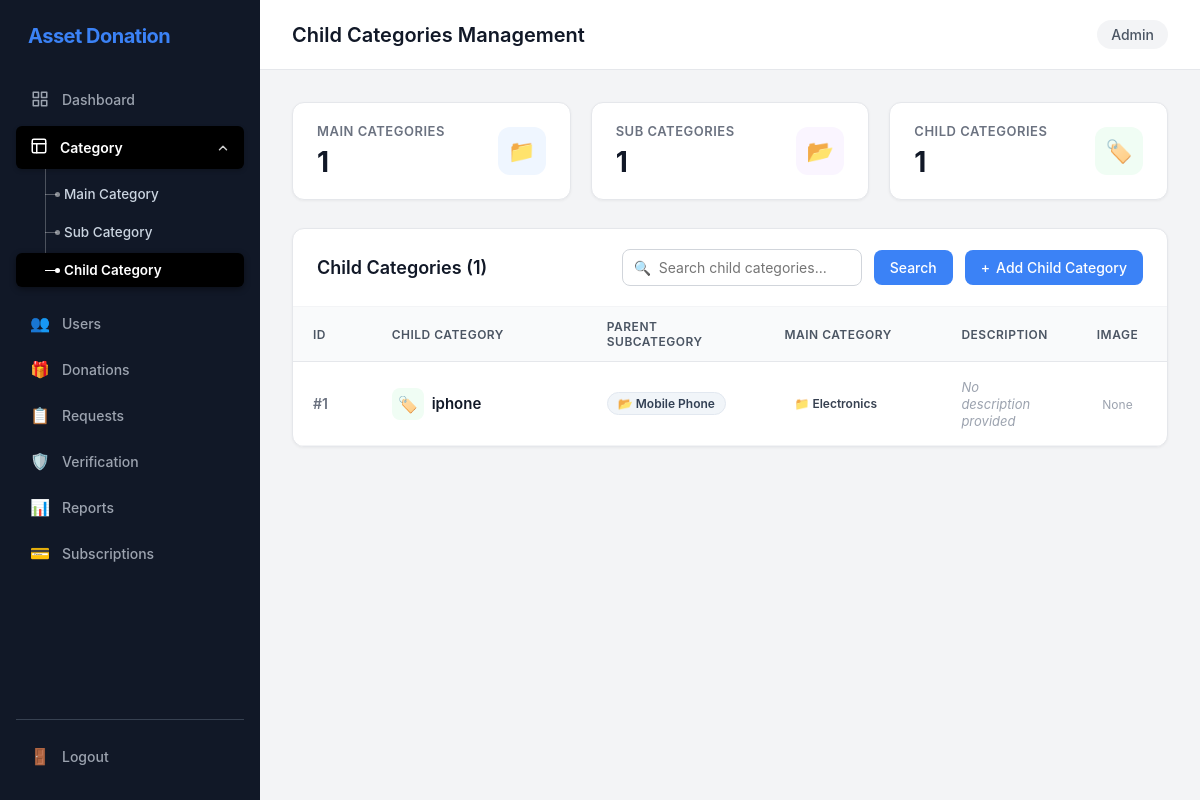
The app's page /admin-panel/categories/?type=child, older data.
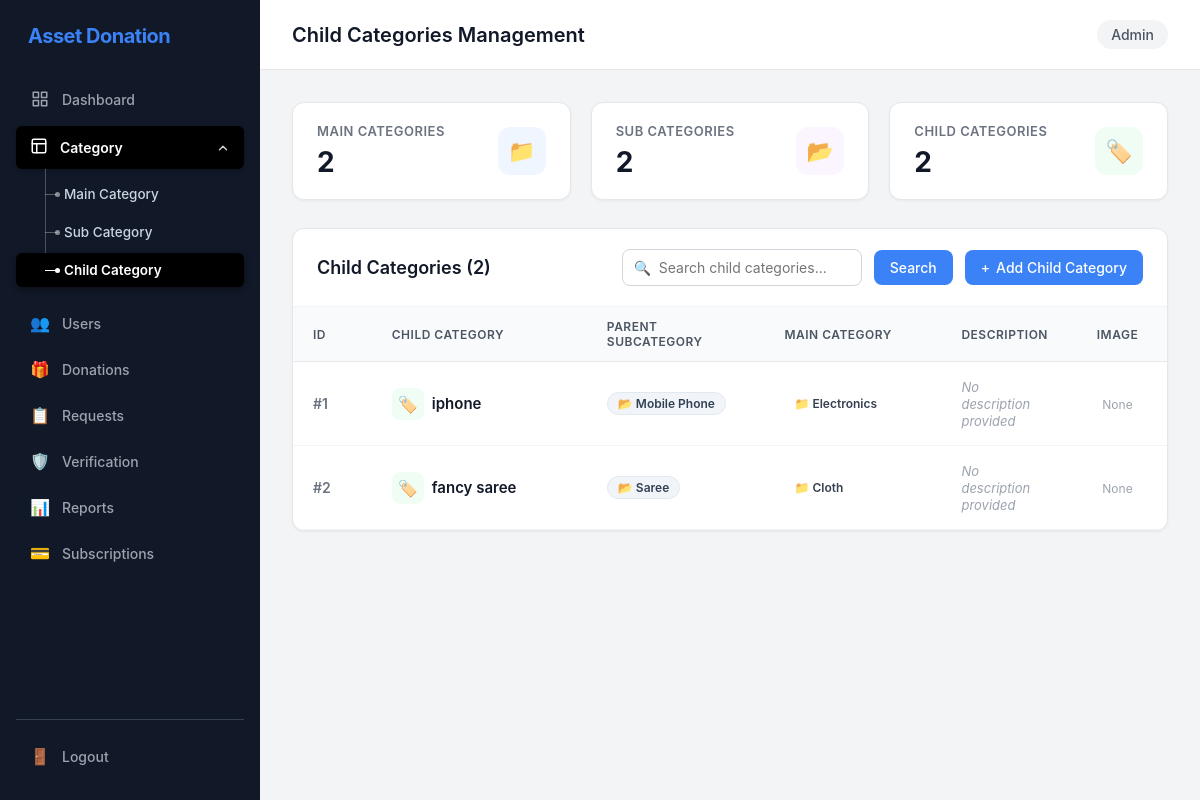
The same page, newer data.
### myapp/models.py (models this page shows, shortened)
class ChildCategory(models.Model):
    subcategory = models.ForeignKey(
        SubCategory,
        on_delete=models.CASCADE,
        related_name="childcategories"
    )
    name = models.CharField(max_length=100)
    description = models.TextField(blank=True)
    image = models.ImageField(
        upload_to="childcategories/",
        blank=True,
        null=True
    )

class SubCategory(models.Model):
    category = models.ForeignKey(
        Category,
        on_delete=models.CASCADE,
        related_name="subcategories"
    )
    name = models.CharField(max_length=100)
    description = models.TextField(blank=True)

class Category(models.Model):
    name = models.CharField(max_length=100, unique=True)
    description = models.TextField(blank=True)

### myapp/admin_panel_views.py (the view, shortened to what this page needs)
# urls.py: path('categories/', views.categories_view, name='admin_categories'),
def categories_view(request):
    category_type = request.GET.get('type', 'main').lower()
    search_query = request.GET.get('q', '').strip()
    total_categories_count = Category.objects.count()
    total_subcategories_count = SubCategory.objects.count()
    total_childcategories_count = ChildCategory.objects.count()
    total_donations_count = Donation.objects.count()
    items = []
    if category_type == 'sub':
        page_title = 'Sub Categories Management'
        sub_qs = SubCategory.objects.select_related('category').annotate(
            child_count=Count('childcategories', distinct=True),
            donations_count=Count('donations', distinct=True)
        )
        if search_query:
            sub_qs = sub_qs.filter(
                Q(name__icontains=search_query) |
                Q(description__icontains=search_query) |
                Q(category__name__icontains=search_query)
            )
        items = sub_qs.order_by('category__name', 'name')
    elif category_type == 'child':
        page_title = 'Child Categories Management'
        child_qs = ChildCategory.objects.select_related('subcategory', 'subcategory__category')
        items = child_qs.order_by('subcategory__name', 'name')
    context = {
        'items': items,
        'category_type': category_type,
        'total_categories_count': total_categories_count,
        'total_subcategories_count': total_subcategories_count,
        'total_childcategories_count': total_childcategories_count,
        'total_donations_count': total_donations_count,
        'search_query': search_query,
        'page_title': page_title,
    }
    return render(request, 'admin_panel/categories.html', context)

### templates/admin_panel/categories.html (shortened to what this page needs)
{% extends 'admin_panel/base.html' %}
{% block page_title %}{{ page_title }}{% endblock %}
{% block content %}
<div class="stats-grid">
    <a href="{% url 'admin_categories' %}?type=main" style="text-decoration: none; color: inherit;">
        <div class="stat-card {% if category_type == 'main' %}highlight-card{% endif %}">
            <div class="info">
                <h4>Main Categories</h4>
                <div class="number">{{ total_categories_count }}</div>
            </div>
            <div class="icon-badge blue">
                📁
            </div>
        </div>
    </a>
    <a href="{% url 'admin_categories' %}?type=sub" style="text-decoration: none; color: inherit;">
        <div class="stat-card {% if category_type == 'sub' %}highlight-card{% endif %}">
            <div class="info">
                <h4>Sub Categories</h4>
                <div class="number">{{ total_subcategories_count }}</div>
            </div>
            <div class="icon-badge purple">
                📂
            </div>
        </div>
    </a>
    <a href="{% url 'admin_categories' %}?type=child" style="text-decoration: none; color: inherit;">
        <div class="stat-card {% if category_type == 'child' %}highlight-card{% endif %}">
            <div class="info">
                <h4>Child Categories</h4>
                <div class="number">{{ total_childcategories_count }}</div>
            </div>
            <div class="icon-badge green">
                🏷️
            </div>
        </div>
    </a>
</div>
<div class="panel-card">
    <div class="panel-header">
        <div style="display: flex; align-items: center; gap: 12px;">
            <h3>
                {% if category_type == 'sub' %}
                    Sub Categories
                {% elif category_type == 'child' %}
                    Child Categories
                {% else %}
                    Main Categories
                {% endif %}
                ({{ items|length }})
            </h3>
        </div>
        <div style="display: flex; align-items: center; gap: 12px; flex-wrap: wrap;">
            <form method="GET" action="{% url 'admin_categories' %}" class="toolbar-form" style="margin: 0;">
                <div class="search-input-group">
                    <span class="search-icon">🔍</span>
                    <input
                        type="text"
                        name="q"
                        class="search-input"
                        placeholder="Search {{ category_type }} categories..."
                        value="{{ search_query|default:'' }}"
                    >
                </div>
                <button type="submit" class="btn btn-primary">Search</button>
            </form>
            <a href="{% url 'category_add' %}?type={{ category_type }}" class="btn btn-primary" style="white-space: nowrap; display: inline-flex; align-items: center; gap: 6px;">
                <span>+</span> Add {% if category_type == 'sub' %}Sub Category{% elif category_type == 'child' %}Child Category{% else %}Main Category{% endif %}
            </a>
        </div>
    </div>
    <div class="table-responsive">
        <table class="data-table">
            <thead>
                <tr>
                    <th style="width: 80px;">ID</th>
                    {% if category_type == 'main' %}
                        <th style="width: 240px;">Main Category</th>
                        <th>Description</th>
                        <th>Subcategories</th>
                        <th style="text-align: center; width: 120px;">Total Items</th>
                    {% elif category_type == 'sub' %}
                        <th style="width: 220px;">Sub Category</th>
                        <th style="width: 180px;">Parent Category</th>
                        <th>Description</th>
                        <th style="text-align: center; width: 130px;">Child Count</th>
                    {% elif category_type == 'child' %}
                        <th style="width: 220px;">Child Category</th>
                        <th style="width: 180px;">Parent Subcategory</th>
                        <th style="width: 180px;">Main Category</th>
                        <th>Description</th>
                        <th style="text-align: center; width: 100px;">Image</th>
                    {% endif %}
                </tr>
            </thead>
            <tbody>
                {% for item in items %}
                <tr>
                    <td>
                        <span style="font-weight: 600; color: #6b7280;">#{{ item.id }}</span>
                    </td>
                    {% if category_type == 'main' %}
                        <td>
                            <div style="font-weight: 600; color: #111827; font-size: 15px; display: flex; align-items: center; gap: 8px;">
                                <span style="display: inline-flex; align-items: center; justify-content: center; width: 32px; height: 32px; border-radius: 8px; background: #eff6ff; color: #2563eb; font-size: 16px;">📁</span>
                                {{ item.name }}
                            </div>
                        </td>
                        <td>
                            <span style="color: #4b5563; font-size: 13px;">
                                {% if item.description %}
                                    {{ item.description }}
                                {% else %}
                                    <span style="color: #9ca3af; font-style: italic;">No description provided</span>
                                {% endif %}
                            </span>
                        </td>
                        <td>
                            <div style="display: flex; flex-wrap: wrap; gap: 6px; align-items: center;">
                                {% for sub in item.subcategories.all %}
                                    <span class="badge badge-condition" style="font-size: 12px; font-weight: 500;">
                                        {{ sub.name }}
                                    </span>
                                {% empty %}
                                    <span style="color: #9ca3af; font-size: 13px;">No subcategories</span>
                                {% endfor %}
                            </div>
                        </td>
                        <td style="text-align: center;">
                            <span class="count-pill">{{ item.donations_count|default:0 }}</span>
                        </td>
                    {% elif category_type == 'child' %}
                        <td>
                            <div style="font-weight: 600; color: #111827; font-size: 15px; display: flex; align-items: center; gap: 8px;">
                                <span style="display: inline-flex; align-items: center; justify-content: center; width: 32px; height: 32px; border-radius: 8px; background: #f0fdf4; color: #16a34a; font-size: 16px;">🏷️</span>
                                {{ item.name }}
                            </div>
                        </td>
                        <td>
                            <span class="badge badge-condition" style="font-size: 12px; font-weight: 600;">
                                📂 {{ item.subcategory.name }}
                            </span>
                        </td>
                        <td>
                            <span class="badge badge-category" style="font-size: 12px; font-weight: 600;">
                                📁 {{ item.subcategory.category.name }}
                            </span>
                        </td>
                        <td>
                            <span style="color: #4b5563; font-size: 13px;">
                                {% if item.description %}
                                    {{ item.description }}
                                {% else %}
                                    <span style="color: #9ca3af; font-style: italic;">No description provided</span>
                                {% endif %}
                            </span>
                        </td>
                        <td style="text-align: center;">
                            {% if item.image %}
                                <a href="{{ item.image.url }}" target="_blank">
                                    <img src="{{ item.image.url }}" alt="{{ item.name }}" style="width: 36px; height: 36px; object-fit: cover; border-radius: 6px; border: 1px solid #e5e7eb;">
                                </a>
                            {% else %}
                                <span style="color: #9ca3af; font-size: 12px;">None</span>
                            {% endif %}
                        </td>
                    {% endif %}
                </tr>
                {% endfor %}
            </tbody>
        </table>
    </div>
</div>
{% endblock %}

### templates/admin_panel/base.html (shortened to what this page needs)
<!DOCTYPE html>
<html lang="en">
<head>
    {% load static %}
    <link rel="stylesheet" href="{% static 'admin_panel/css/admin.css' %}">
</head>
<body>
    <div class="admin-layout">
        <aside class="sidebar">
            <div class="logo">
                Asset Donation
            </div>
            <nav>
                <a href="{% url 'admin_dashboard' %}">
                    <span class="nav-icon">
                    </span>
                    <span>Dashboard</span>
                </a>
                <div class="nav-group {% if request.resolver_match.url_name == 'admin_categories' %}open active-group{% endif %}" id="categoryNavGroup">
                    <div class="nav-group-header {% if request.resolver_match.url_name == 'admin_categories' %}active{% endif %}" id="categoryToggle" role="button" tabindex="0" title="Click to toggle categories">
                        <span class="nav-icon">
                            <svg width="18" height="18" viewBox="0 0 24 24" fill="none" stroke="currentColor" stroke-width="2" stroke-linecap="round" stroke-linejoin="round">
                                <rect x="3" y="3" width="18" height="18" rx="2" ry="2"></rect>
                                <line x1="3" y1="9" x2="21" y2="9"></line>
                                <line x1="9" y1="21" x2="9" y2="9"></line>
                            </svg>
                        </span>
                        <span class="nav-text">Category</span>
                        <span class="chevron-arrow">
                            <svg width="14" height="14" viewBox="0 0 24 24" fill="none" stroke="currentColor" stroke-width="2.5" stroke-linecap="round" stroke-linejoin="round">
                                <polyline points="6 9 12 15 18 9"></polyline>
                            </svg>
                        </span>
                    </div>
                    <div class="tree-submenu" id="categorySubmenu">
                        <a href="{% url 'admin_categories' %}?type=main" class="tree-item ">
                            <span class="tree-branch"></span>
                            <span class="tree-label">Main Category</span>
                        </a>
                        <a href="{% url 'admin_categories' %}?type=sub" class="tree-item {% if request.resolver_match.url_name == 'admin_categories' and request.GET.type == 'sub' %}active{% endif %}">
                            <span class="tree-branch"></span>
                            <span class="tree-label">Sub Category</span>
                        </a>
                        <a href="{% url 'admin_categories' %}?type=child" class="tree-item {% if request.resolver_match.url_name == 'admin_categories' and request.GET.type == 'child' %}active{% endif %}">
                            <span class="tree-branch"></span>
                            <span class="tree-label">Child Category</span>
                        </a>
                    </div>
                </div>
                <a href="{% url 'admin_users' %}">
                    <span class="nav-icon">👥</span>
                    <span>Users</span>
                </a>
                <a href="{% url 'admin_donations' %}">
                    <span class="nav-icon">🎁</span>
                    <span>Donations</span>
                </a>
                <a href="{% url 'admin_requests' %}">
                    <span class="nav-icon">📋</span>
                    <span>Requests</span>
                </a>
                <a href="{% url 'admin_verification' %}">
                    <span class="nav-icon">🛡️</span>
                    <span>Verification</span>
                </a>
                <a href="{% url 'admin_reports' %}">
                    <span class="nav-icon">📊</span>
                    <span>Reports</span>
                </a>
                <a href="{% url 'admin_subscriptions' %}">
                    <span class="nav-icon">💳</span>
                    <span>Subscriptions</span>
                </a>
            </nav>
            <div class="sidebar-bottom">
                <a href="{% url 'admin_logout' %}">
                    <span class="nav-icon">🚪</span>
                    <span>Logout</span>
                </a>
            </div>
        </aside>
        <main class="main-content">
            <header class="topbar">
                <h2>{% block page_title %}Dashboard{% endblock %}</h2>
                <div class="admin-user">
                    {{ request.user.username|default:"Admin" }}
                </div>
            </header>
            <section class="content">
                {% block content %}
                {% endblock %}
            </section>
        </main>
    </div>
</body>
</html>

Row changes from the older to the newer data that the page shows:
added ChildCategory: id "2", name "fancy saree", subcategory.name "Saree", subcategory.category.name "Cloth", description "No description provided", image "None"
Text that changed along with them:
{{ total_categories_count }}: "1" → "2"
{{ total_subcategories_count }}: "1" → "2"
{{ total_childcategories_count }}: "1" → "2"
{{ items|length }}: "1" → "2"
